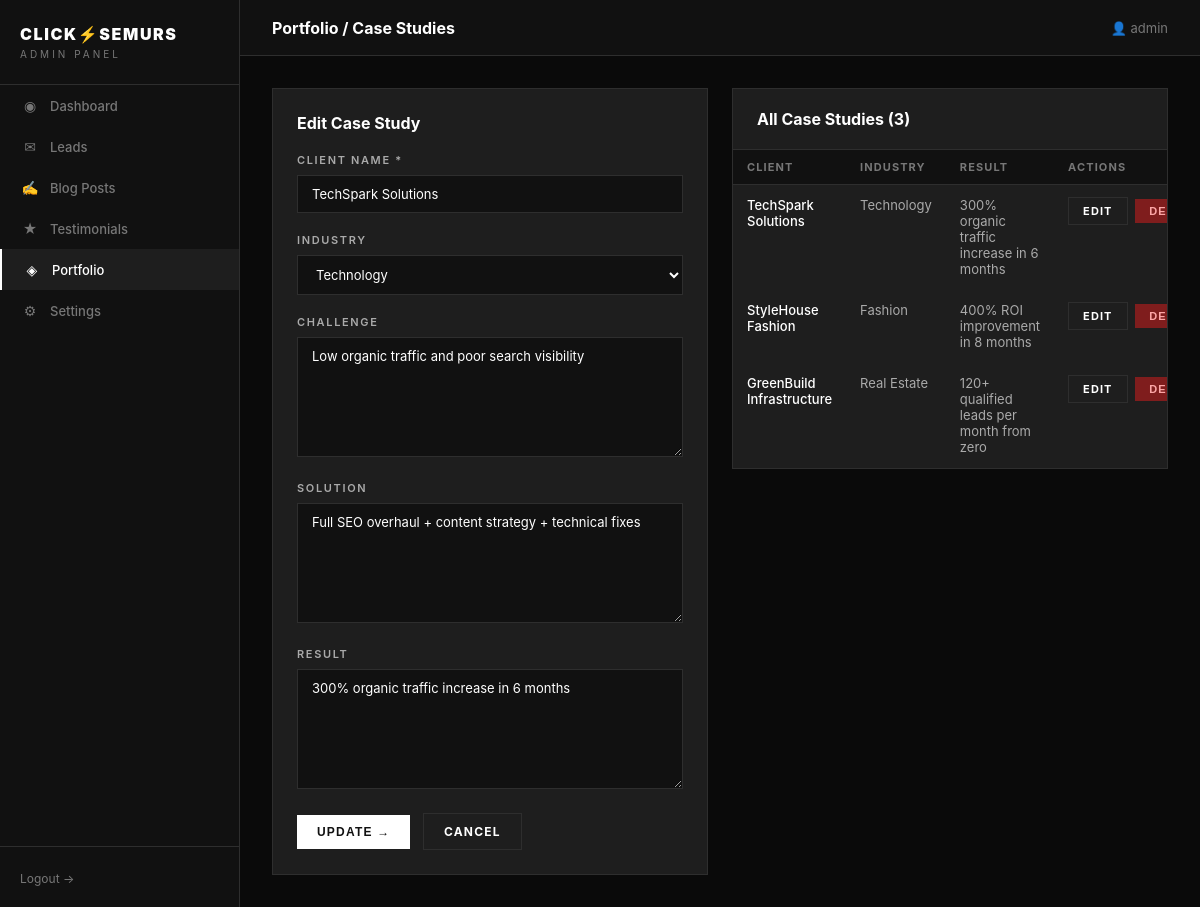
Screenshot of /admin/portfolio.php?edit=1 (signed in) with the database file from the repository.
### tables this page shows
CREATE TABLE IF NOT EXISTS portfolio (
  id          INT AUTO_INCREMENT PRIMARY KEY,
  client_name VARCHAR(100) NOT NULL,
  industry    VARCHAR(100),
  challenge   TEXT,
  solution    TEXT,
  result      TEXT,
  created_at  TIMESTAMP    NOT NULL DEFAULT CURRENT_TIMESTAMP
);

### admin/portfolio.php (the view, shortened to what this page needs)
<?php
$db = getDB();
$editItem = null;
if (isset($_GET['edit'])) {
    $s = $db->prepare('SELECT * FROM portfolio WHERE id = ?');
    $s->execute([(int)$_GET['edit']]);
    $editItem = $s->fetch();
}
$items = $db->query('SELECT * FROM portfolio ORDER BY created_at DESC')->fetchAll();
require_once __DIR__ . '/_layout.php';
?>
<div style="display:grid;grid-template-columns:1fr 1fr;gap:24px;align-items:start">
  <div class="card">
    <h2 style="margin-bottom:20px;font-size:16px"><?= $editItem ? 'Edit Case Study' : 'Add Case Study' ?></h2>
    <form method="POST">
      <div class="form-group">
        <label>Client Name *</label>
        <input type="text" name="client_name" value="<?= htmlspecialchars($editItem['client_name'] ?? '') ?>" required>
      </div>
      <div class="form-group">
        <label>Industry</label>
        <select name="industry">
          <?php foreach (['Technology','Fashion','Real Estate','Healthcare','Education','Food & Beverage','Automobile','Finance','E-Commerce','Retail','Manufacturing','Non-Profit','Other'] as $ind): ?>
            <option value="<?= $ind ?>" <?= ($editItem['industry'] ?? '') === $ind ? 'selected' : '' ?>><?= $ind ?></option>
          <?php endforeach; ?>
        </select>
      </div>
      <div class="form-group">
        <label>Challenge</label>
        <textarea name="challenge" rows="3"><?= htmlspecialchars($editItem['challenge'] ?? '') ?></textarea>
      </div>
      <div class="form-group">
        <label>Solution</label>
        <textarea name="solution" rows="3"><?= htmlspecialchars($editItem['solution'] ?? '') ?></textarea>
      </div>
      <div class="form-group">
        <label>Result</label>
        <textarea name="result" rows="3"><?= htmlspecialchars($editItem['result'] ?? '') ?></textarea>
      </div>
      <button type="submit" class="btn btn-white"><?= $editItem ? 'Update' : 'Add Case Study' ?> →</button>
      <?php if ($editItem): ?><a href="/admin/portfolio.php" class="btn btn-outline" style="margin-left:8px">Cancel</a><?php endif; ?>
    </form>
  </div>
  <div class="card" style="padding:0;overflow:hidden">
    <div style="padding:20px 24px;border-bottom:1px solid #2E2E2E"><h2 style="font-size:16px">All Case Studies (<?= count($items) ?>)</h2></div>
    <table>
      <thead><tr><th>Client</th><th>Industry</th><th>Result</th><th>Actions</th></tr></thead>
      <tbody>
        <?php if (empty($items)): ?>
          <tr><td colspan="4" style="text-align:center;padding:32px;color:#555">No case studies yet.</td></tr>
        <?php else: ?>
          <?php foreach ($items as $p): ?>
            <tr>
              <td style="color:#fff;font-weight:500"><?= htmlspecialchars($p['client_name']) ?></td>
              <td><?= htmlspecialchars($p['industry']) ?></td>
              <td><?= htmlspecialchars(substr($p['result'] ?? '', 0, 60)) ?></td>
              <td style="white-space:nowrap">
                <a href="?edit=<?= $p['id'] ?>" class="btn btn-outline btn-sm" style="margin-right:4px">Edit</a>
                <form method="POST" style="display:inline" onsubmit="return confirm('Delete?')">
                  <button type="submit" class="btn btn-danger btn-sm">Del</button>
                </form>
              </td>
            </tr>
          <?php endforeach; ?>
        <?php endif; ?>
      </tbody>
    </table>
  </div>
</div>
<?php require_once __DIR__ . '/_layout_end.php'; ?>

### admin/_layout.php (style rules this page uses)
* { margin:0;padding:0;box-sizing:border-box }
body { background:#0A0A0A;color:#fff;font-family:'Inter',system-ui,sans-serif;display:flex;min-height:100vh }
a { text-decoration:none;color:inherit }
.card { background:#1E1E1E;border:1px solid #2E2E2E;padding:24px }
table { width:100%;border-collapse:collapse;font-size:13px }
th { background:#111;padding:10px 14px;text-align:left;font-size:11px;text-transform:uppercase;letter-spacing:0.1em;color:#777;border-bottom:1px solid #2E2E2E }
td { padding:12px 14px;border-bottom:1px solid #1E1E1E;color:#AAAAAA;vertical-align:top }
.form-group { margin-bottom:20px }
.form-group label { display:block;font-size:11px;font-weight:600;text-transform:uppercase;letter-spacing:0.15em;color:#AAAAAA;margin-bottom:8px }
.form-group input,.form-group textarea,.form-group select { width:100%;background:#111;border:1px solid #2E2E2E;color:#fff;padding:10px 14px;font-size:13px;outline:none;font-family:inherit }
.form-group textarea { resize:vertical;min-height:120px }
.form-group select option { background:#111 }
.btn { display:inline-flex;align-items:center;gap:6px;padding:10px 20px;font-size:12px;font-weight:700;text-transform:uppercase;letter-spacing:0.1em;cursor:pointer;border:none;transition:all .15s }
.btn-white { background:#fff;color:#111 }
.btn-outline { background:transparent;color:#fff;border:1px solid #2E2E2E }
.btn-danger { background:#7f1d1d;color:#fca5a5 }
.btn-sm { padding:6px 14px;font-size:11px }

### rows the page displays
portfolio: client_name "TechSpark Solutions", industry "Technology", challenge "Low organic traffic and poor search visibility", solution "Full SEO overhaul + content strategy + technical fixes", result "300% organic traffic increase in 6 months"
portfolio: client_name "StyleHouse Fashion", industry "Fashion", result "400% ROI improvement in 8 months"
portfolio: client_name "GreenBuild Infrastructure", industry "Real Estate", result "120+ qualified leads per month from zero"

### other values shown
$item['icon'] "◉"
$item['label'] "Dashboard"
$item['icon'] "✉"
$item['label'] "Leads"
$item['icon'] "✍"
$item['label'] "Blog Posts"
$item['icon'] "★"
$item['label'] "Testimonials"
$item['icon'] "◈"
$item['label'] "Portfolio"
$item['icon'] "⚙"
$item['label'] "Settings"
$pageTitle "Portfolio / Case Studies"
$_SESSION['admin_username'] "admin"
count($items) "3"
